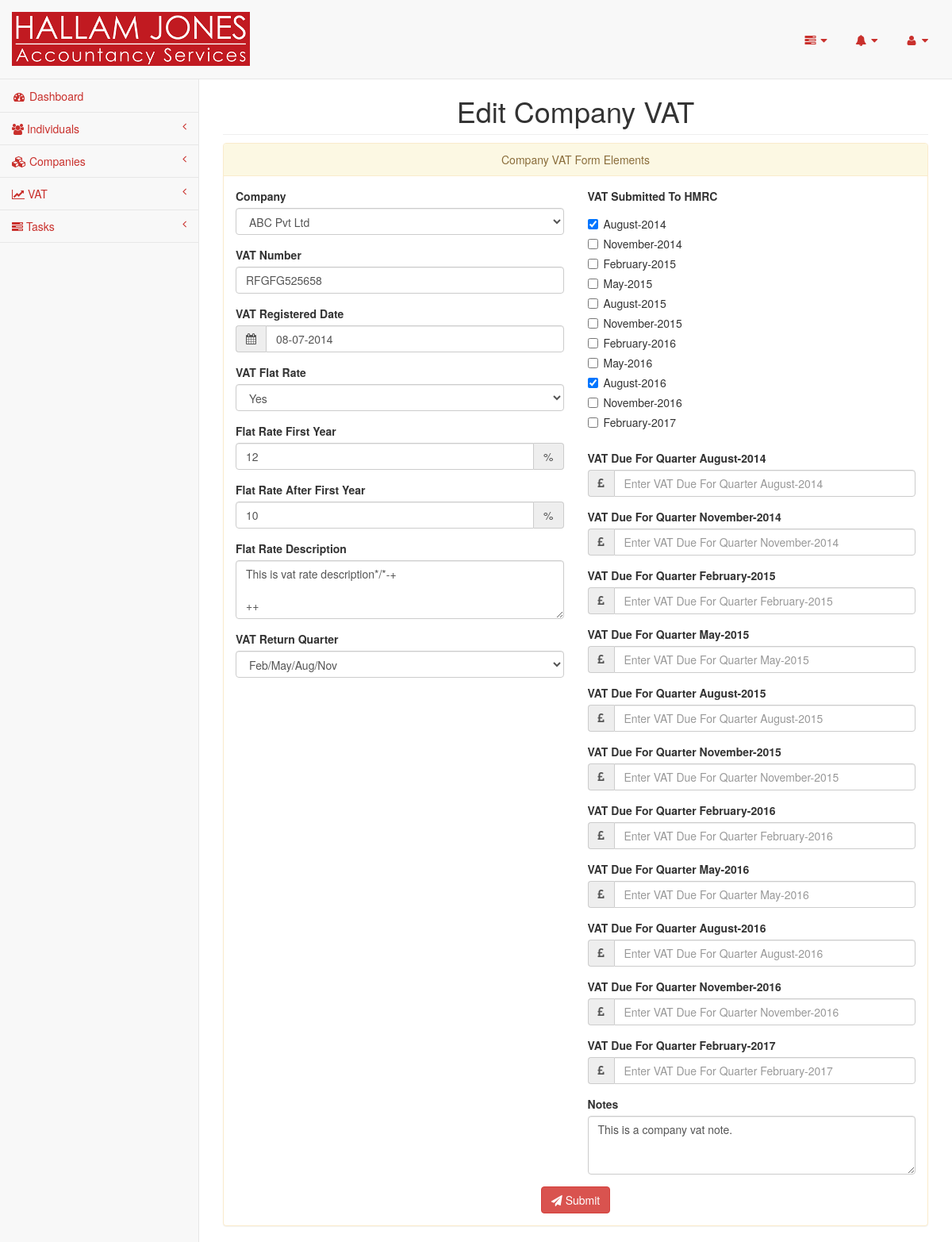
Screenshot of /pages/edit-company-vat.php?id=2 (signed in) with the database file from the repository.
### tables this page shows
CREATE TABLE `vats` (
  `id` int(11) NOT NULL,
  `individual_id` int(11) DEFAULT NULL,
  `company_id` int(11) DEFAULT NULL,
  `vat_number` varchar(12) NOT NULL,
  `vat_registered_date` date NOT NULL,
  `vat_flat_rate` enum('Yes','No') NOT NULL,
  `flat_rate_first_year` int(3) NOT NULL,
  `flat_rate_after_first_year` int(3) NOT NULL,
  `flat_rate_description` text NOT NULL,
  `vat_return_quarter` enum('Jan/April/July/Oct','Feb/May/Aug/Nov','March/June/Sep/Dec') NOT NULL,
  `notes` text NOT NULL
);

CREATE TABLE `companies` (
  `id` int(11) NOT NULL,
  `client_id` varchar(200) NOT NULL,
  `company_name` varchar(200) NOT NULL,
  `registration_number` bigint(10) NOT NULL,
  `registration_date` date NOT NULL,
  `authentication_code` varchar(8) NOT NULL,
  `trade_description` varchar(250) NOT NULL,
  `registered_address` varchar(250) NOT NULL,
  `utr` bigint(10) NOT NULL,
  `year_end` date NOT NULL,
  `directors` varchar(200) NOT NULL,
  `no_of_shares` int(11) NOT NULL,
  `aggregate_nominal_value` int(11) NOT NULL,
  `share_class` varchar(100) NOT NULL,
  `shares_issued` int(11) NOT NULL,
  `amount_paid` int(11) NOT NULL,
  `amount_unpaid` int(11) NOT NULL,
  `total_aggregate_value` int(11) NOT NULL,
  `paye_office_code` varchar(8) NOT NULL,
  `paye_reference` varchar(100) NOT NULL,
  `vat_registered` enum('Yes','No') NOT NULL,
  `main_contact` int(11) NOT NULL,
  `reference` enum('HJ','MSI') NOT NULL,
  `annual_return_date` date NOT NULL,
  `accountancy_fee` int(8) NOT NULL,
  `registered_office_charge` enum('Yes','No') NOT NULL,
  `registered_office_charge_fee` int(8) NOT NULL,
  `payroll_charge` enum('Yes','No') NOT NULL,
  `payroll_charge_fee` int(8) NOT NULL,
  `payroll_required` enum('Yes','No') NOT NULL DEFAULT 'No',
  `no_of_shareholder` int(4) NOT NULL,
  `no_of_note` int(4) NOT NULL
);

### pages/edit-company-vat.php (the view, shortened to what the rows shown need)
<?php
require_once('header.php');
$vat_id = $_REQUEST['id'];
$resultVat = mysqli_query($db->db_conn, "SELECT * FROM vats WHERE id = ". $vat_id);
?>
        <div id="page-wrapper">
            <div class="row">
                <div class="col-lg-12">
                    <h1 class="page-header text-center">Edit Company VAT</h1>
                </div>
            </div>
            <form role="form" id="editCompanyVatForm">
                <div class="row">
                    <div class="col-lg-12">
                        <div class="panel panel-warning">
                            <div class="panel-body">
                                <div class="row">
                                    <div class="col-lg-6">
                                        <?php
                                        while($rowVat = $resultVat->fetch_assoc()){
                                        ?>
                                            <div class="form-group">
                                                <label>Company</label>
                                                <select  class="form-control" name="company_id" required autofocus>
                                                <?php
                                                $result = mysqli_query($db->db_conn, "SELECT * FROM companies");
                                                if($result->num_rows > 0){
                                                    while($row = $result->fetch_array()){
                                                        echo '<option value="'.$row["id"].'" '.(($row["id"] == $rowVat["company_id"])? "selected" : "").'>'.$row["company_name"].'</option>';
                                                    }
                                                }else{
                                                    echo '<option value="">No Company Available</option>';
                                                }
                                                ?>
                                                </select>
                                            </div>
                                            <div class="form-group">
                                                <label>VAT Number</label>
                                                <input type="text" class="form-control" name="vat_number" value="<?php echo $rowVat['vat_number'];?>" required >
                                            </div>
                                            <label>VAT Registered Date</label>
                                            <div class="form-group input-group">
                                                <span class="input-group-addon"><i class="fa fa-calendar"></i>
                                                </span>
                                                <input type="text" id="vatRegisteredDate" class="form-control" name="vat_registered_date" value="<?php echo date('d-m-Y', strtotime($rowVat['vat_registered_date']));?>" required>
                                            </div>
                                            <div class="form-group">
                                                <label>VAT Flat Rate</label>
                                                <select class="form-control" name="vat_flat_rate" required>
                                                    <option <?php if($rowVat['vat_flat_rate'] == "Yes"){ echo "selected";}?>>Yes</option>
                                                </select>
                                            </div>
                                            <label>Flat Rate First Year</label>
                                            <div class="form-group input-group">
                                                <input type="text" class="form-control" name="flat_rate_first_year" value="<?php echo $rowVat['flat_rate_first_year'];?>">
                                                <span class="input-group-addon">%</i>
                                            </div>
                                            <label>Flat Rate After First Year</label>
                                            <div class="form-group input-group">
                                                <input type="text" class="form-control" name="flat_rate_after_first_year" value="<?php echo $rowVat['flat_rate_after_first_year'];?>">
                                                <span class="input-group-addon">%</i>
                                            </div>
                                            <div class="form-group">
                                                <label>Flat Rate Description</label>
                                                <textarea class="form-control" name="flat_rate_description" rows="3"><?php echo $rowVat['flat_rate_description'];?></textarea>
                                            </div>
                                            <div class="form-group">
                                                <label>VAT Return Quarter</label>
                                                <select class="form-control" name="vat_return_quarter" required>
                                                    <option <?php if($rowVat['vat_return_quarter'] == "Feb/May/Aug/Nov"){ echo "selected";}?>>Feb/May/Aug/Nov</option>
                                                </select>
                                            </div>
                                        </div>
                                        <div class="col-lg-6">
                                            <?php
                                            $current_date = date('Y-m-d');
                                            $vat_registered_year = date('Y', strtotime($rowVat['vat_registered_date']));
                                            $vat_registered_month = date('m', strtotime($rowVat['vat_registered_date']));
                                            $first_day_of_vat_registered_year = $vat_registered_year."-01-01";
                                            $diif_months = abs(strtotime($current_date) - strtotime($first_day_of_vat_registered_year));
                                            $no_of_diif_months = floor($diif_months / (365*60*60*2));
                                            $quarter_month_values = array();
                                            if($rowVat['vat_return_quarter'] == "Jan/April/July/Oct"){
                                                $quarter_month_values = array('01','04','07','10');
                                            }else if($rowVat['vat_return_quarter'] == "Feb/May/Aug/Nov"){
                                                $quarter_month_values = array('02','05','08','11');
                                            }else if($rowVat['vat_return_quarter'] == "March/June/Sep/Dec"){
                                                $quarter_month_values = array('03','06','09','12');
                                            }else{
                                                $quarter_month_values = array();
                                            }
                                            $vat_submitted_to_hmrc_quarters_years = $quarters_years = array();
                                            for($i=0; $i<=$no_of_diif_months; $i++){
                                                $next_value =end($quarter_month_values) + 3;
                                                array_push($quarter_month_values, $next_value);
                                                if(in_array($i, $quarter_month_values) && $i >= $vat_registered_month){
                                                    $index = date('m-Y', strtotime('+'.($i-1).' month',strtotime($first_day_of_vat_registered_year)));
                                                    $value = date('F-Y', strtotime('+'.($i-1).' month',strtotime($first_day_of_vat_registered_year)));
                                                    $vat_submitted_to_hmrc_quarters_years[$index] =  $value;
                                                }
                                            }
                                            $result1 = mysqli_query($db->db_conn, "SELECT * FROM  vats_submission_quarters_years_and_quarters_due WHERE vat_id = ". $vat_id);
                                            $quarters_years_string = $quarters_dues_string = $quarters_submitted_string = "";
                                            if(mysqli_num_rows($result1) > 0){
                                                foreach($result1 as $result1){
                                                    $quarters_dues_string = $quarters_dues_string.",".$result1['quarter_due'];
                                                    $quarters_submitted_string = $quarters_submitted_string.",".$result1['is_submitted_to_hmrc'];
                                                }
                                                $quarters_dues_string = substr($quarters_dues_string, 1);
                                                $quarters_submitted_string = substr($quarters_submitted_string, 1);
                                                $quarters_dues_in_db = explode(",", $quarters_dues_string);
                                                $quarters_submitted_in_db = explode(",", $quarters_submitted_string);
                                            }else{
                                               $quarters_years_in_db = $quarters_dues_in_db = $quarters_submitted_in_db = array();
                                            }
                                            if(count($vat_submitted_to_hmrc_quarters_years) > 0){
                                                echo '
                                                <div class="form-group input-group">
                                                <label>VAT Submitted To HMRC</label>';
                                                $quarters_years_string = '';
                                                $quarters_count = 0;
                                                foreach($vat_submitted_to_hmrc_quarters_years as $index => $vat_sumission_quarter){
                                                    $quarters_years_string = $quarters_years_string. ",". $index;
                                                    if(count($quarters_submitted_in_db) > 0){
                                                        if(isset($quarters_submitted_in_db[$quarters_count])){
                                                            $quarter_submitted_in_db = $quarters_submitted_in_db[$quarters_count];
                                                        }else{
                                                            $quarter_submitted_in_db = 'No';
                                                        }
                                                    }else{
                                                        $quarter_submitted_in_db = 'No';
                                                    }
                                                    echo '<div class="checkbox"><label><input type="checkbox" name="quarters_years[]" value="'.$index.'" '.(($quarter_submitted_in_db == 'Yes')? 'checked="checked"' : "").'>'.$vat_sumission_quarter.'</label></div>';
                                                    $quarters_count ++;
                                                }
                                                echo '</div>
                                                <input type="hidden" name="quarters_years_string" value="'.substr($quarters_years_string, 1).'">';
                                            }
                                            if(count($vat_submitted_to_hmrc_quarters_years) > 0){
                                                $due_cuount = 0;
                                                foreach($vat_submitted_to_hmrc_quarters_years as $index => $vat_sumission_quarter){
                                                    if(count($quarters_dues_in_db) > 0){
                                                        if(isset($quarters_dues_in_db[$due_cuount])){
                                                            $quarter_due_in_db = $quarters_dues_in_db[$due_cuount];
                                                        }else{
                                                            $quarter_due_in_db = '';
                                                        }
                                                    }else{
                                                        $quarter_due_in_db = '';
                                                    }
                                                    echo '
                                                        <label>VAT Due For Quarter '.$vat_sumission_quarter.'</label>
                                                        <div class="form-group input-group">
                                                        <span class="input-group-addon"><i class="fa fa-gbp"></i>
                                                        </span>
                                                        <input type="number" class="form-control" name="quarter_due_'.$index.'" '.(($quarter_due_in_db != "")? 'value="'.$quarter_due_in_db.'"' : 'placeholder="Enter VAT Due For Quarter '.$vat_sumission_quarter.'"') .' >
                                                        </div> ';
                                                    $due_cuount ++;
                                                }
                                            }
                                            ?>
                                            <div class="form-group">
                                                <label>Notes</label>
                                                <textarea class="form-control" name="notes" rows="3"><?php echo $rowVat['notes'];?></textarea>
                                            </div>
                                        </div>
                                        <div class="col-lg-12 text-center">
                                            <button type="submit" id="editCompanyVatSubmitButton" class="btn btn-danger"><i class="fa fa-send"></i> Submit</button>
                                        </div>
                                    <?php
                                    }
                                    ?>
                                </div>
                            </div>
                        </div>
                    </div>
                </div>
            </form>
        </div>
<?php require_once('footer.php');?>

### rows the page displays
vats: company_id "ABC Pvt Ltd", vat_number "RFGFG525658", vat_registered_date "08-07-2014", vat_flat_rate "Yes", flat_rate_first_year "12", flat_rate_after_first_year "10", flat_rate_description "This is vat rate description*/*-+ ++", vat_return_quarter "Feb/May/Aug/Nov", vat_sumission_quarter "August-2014", vat_sumission_quarter "November-2014", vat_sumission_quarter "February-2015", vat_sumission_quarter "May-2015", vat_sumission_quarter "August-2015", vat_sumission_quarter "November-2015", vat_sumission_quarter "February-2016", vat_sumission_quarter "May-2016", vat_sumission_quarter "August-2016", vat_sumission_quarter "November-2016", vat_sumission_quarter "February-2017", notes "This is a company vat note."
